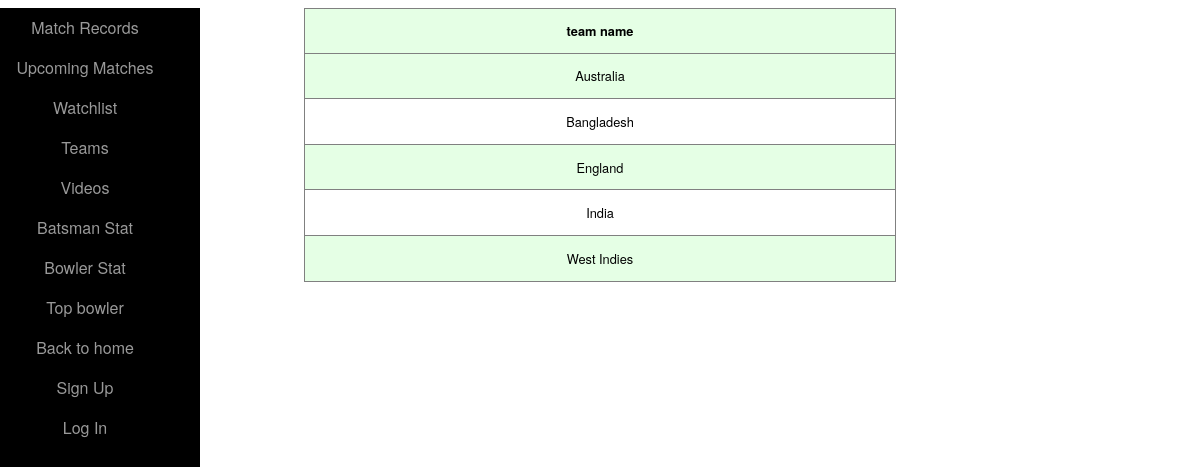
The app's page /all_teams.php with its own data.
### tables this page shows
CREATE TABLE IF NOT EXISTS `team` (
  `id` int(25) unsigned NOT NULL,
  `team_name` varchar(100) NOT NULL
);

### all_teams.php (the view, shortened to what this page needs)
<?php include "db_connection.php";
include "sidebar.php";
?>
<!DOCTYPE html>
<html>
<head>
	<link href="all_teams.css" rel="stylesheet" />
</head>
<body>
<table border="1">
<thead>
	<tr>
		<th>team name</th>
	</tr>
</thead>
<tbody>
	<?php
        $sql = "SELECT * FROM team";
		$res = mysql_query($sql);
		while($row = mysql_fetch_assoc($res)) {
			echo '<tr>';
            echo '<td>'.$row["team_name"].'</td>';
			echo '</tr>';
		}
?>
</tbody>
</table>
</body>
</html>

### all_teams.css (style rules this page uses)
* { font-family: Helvetica Neue, Arial, sans-serif; }
h1, table { text-align: center; }
table { background-color:white; border-collapse: collapse; width: 50%; margin: 0 auto 5rem; }
th, td { padding: 0.8rem; font-size: .8rem; }
tr { background: hsla(120, 100%, 50%,0.1); }
tr, td { transition: .4s ease-in; }
tr:first-child { background: hsla(0, 0%, 0%, 0.); }
tr:nth-child(even) { background: white; }

### records on screen
team: team_name "Australia"
team: team_name "Bangladesh"
team: team_name "England"
team: team_name "India"
team: team_name "West Indies"
